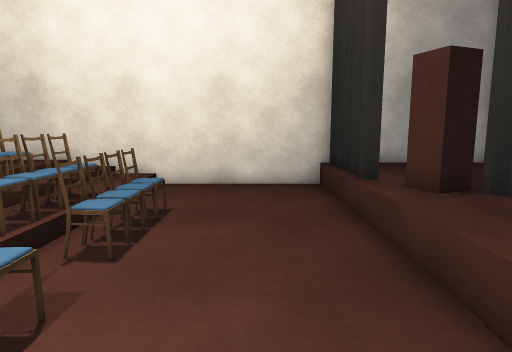
[1] (above)

12 first-person views from a walk through a 3-D level made in the Unity game engine. The camera is 1.2 m above the floor, tilts 8° down and sees 75° across. The floor is counted in squares, 0.5 m on a side. Each view is taken from the middle of a square. On the plan, view 1 faces up. The plan holds only what a view shows up to about 20 squares ahead; the rest is blank. The place goes on beyond the plan. Some animated figures are left out.

[2]
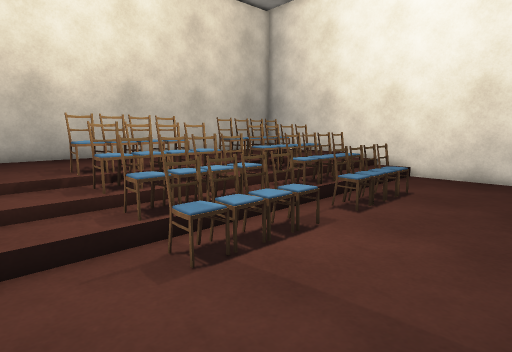

[3]
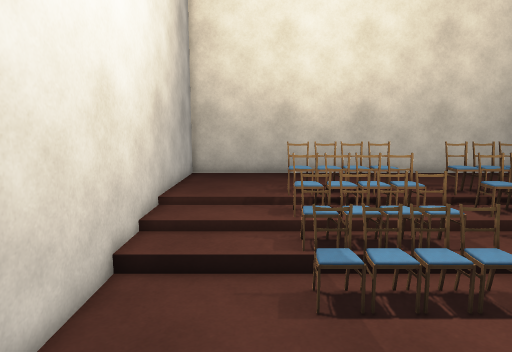

[4]
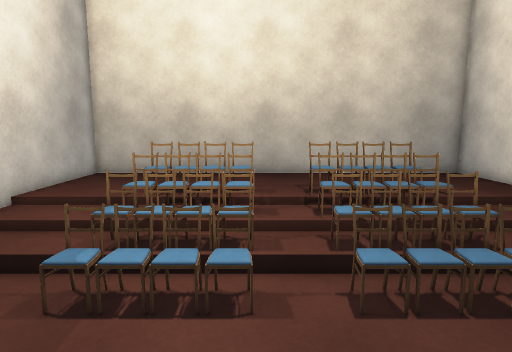

[5]
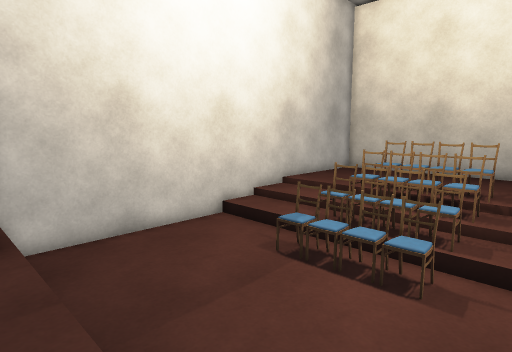

[6]
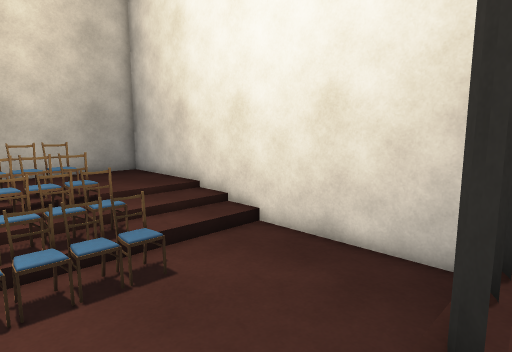

[7]
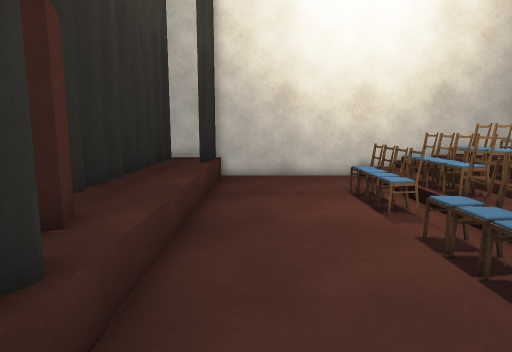

[8]
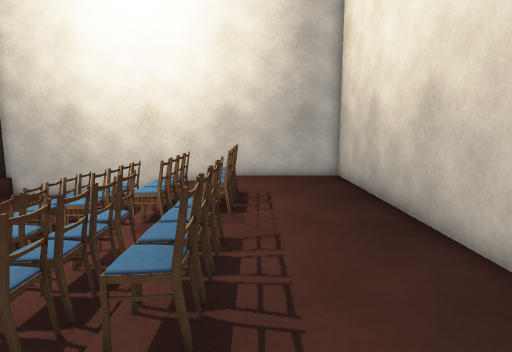

[9]
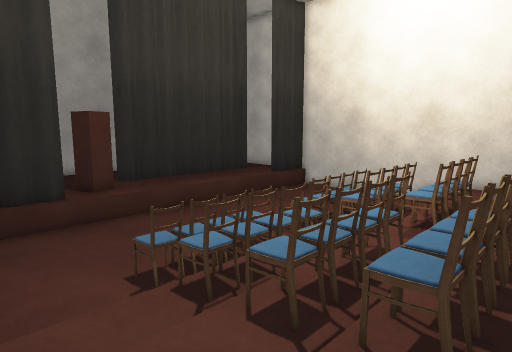

[10]
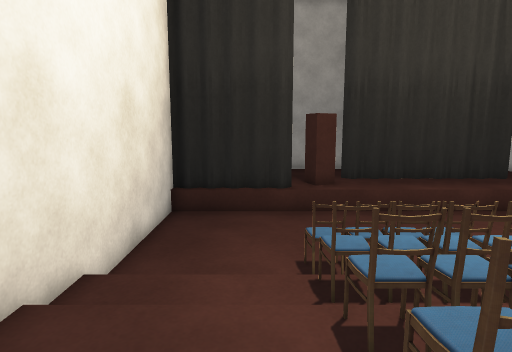

[11]
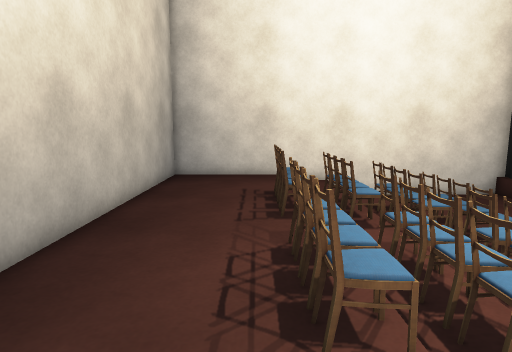

[12]
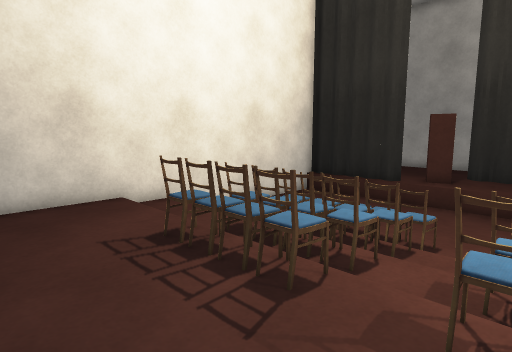

### Floor plan
Key: @ floor where view 1 was taken; # wall or solid block; x gap in a wall; . main floor; : floor 0.25 m higher than the main floor; + floor 0.5 m higher than the main floor; / step, stairs or slope; O other object.
Columns run from 14 left of view 1 to 7 right of it. Each row starts with its distance up from view 1.
 15 ##################
 14 #+++++///:.......#####
 13 #+++++///:.......# ++
 12 #+++++///:.......# +
 11 #+++++///:.......#++
 10 #++++O/O//O......##++
  9 #++++O/O/O//.....##O+
  8 #++++O/OOO//...../OO+
  7 #++++O/O:OO/...../##+
  6 #++++O/O/OO+...../+#+
  5 #+++++///:......./##+
  4 #++++////O......./##
  3 #++++x//OOO....../##
  2 #++++O/OOO......./##
  1 #++++x//OOO....../#
  0 #++++////O....@../#
 -1 #+++++///:......./#
 -2 #+++++///:.......##
 -3 #+++++///:.......#
 -4 ##################

Positions as (right, up) in squares from view 1, and headings:
1: (0, 0), facing up
2: (2, -3), facing up-left
3: (3, -1), facing left
4: (3, 4), facing left
5: (4, 6), facing down-left
6: (4, 6), facing up-left
7: (1, 13), facing down
8: (-10, 13), facing down
9: (-10, 13), facing down-right
10: (-11, 11), facing right
11: (-10, -3), facing up
12: (-13, 3), facing up-right
